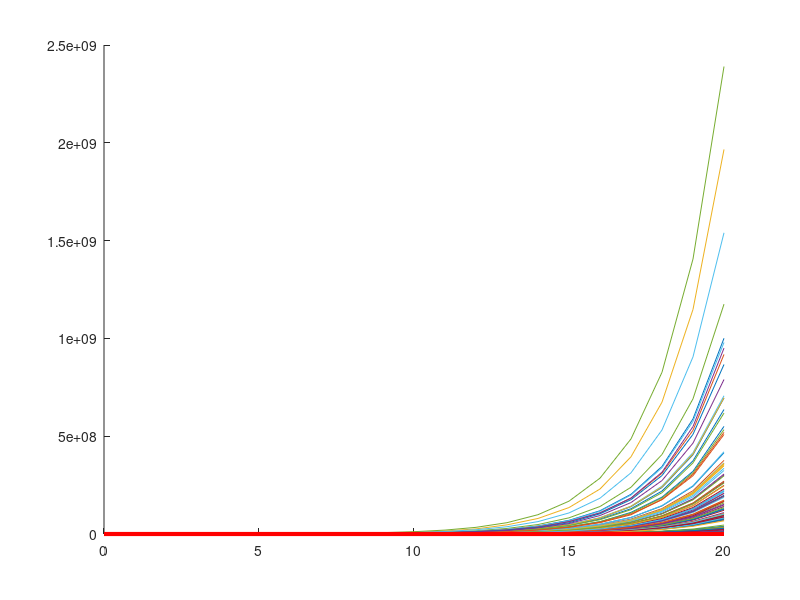

MATLAB code for this plot:
r = 0.7;        %rate of reproduction (newborn per current animal per year)

n = 1;          %how often do we "compound"
p = r/n;        %rate of reproduction per "time step"

T = 20;         %number of years
deltaT = 1/n;   %time step

tt = deltaT*(0:(n*T));      %all time instances when we change the population size

figure; hold on;

max_final = 0;
min_final = Inf;

n_trials = 100;
time_elapsed = zeros(1, n_trials);

for j=1:n_trials;
   tic
   m = 10;    %init population size
   mm = [m];
   for t=tt(2:end);
		std_div = sqrt(m*p*(1 - p));
		thing_mean = m * p;
		sampled = std_div * sqrt(2) * erfi(2 * rand() + 1) + thing_mean;
		m=m+sampled;  %updated/current population size
		mm = [mm, m];  %population change history
   end

   plot(tt, mm);
   
   if (max_final < mm(end))
       max_final = mm(end);
   else
       if (min_final > mm(end))
           min_final = mm(end);
       end
   end
   
   time_elapsed(j) = toc;
end


plot(tt, mm(1)*(1+p).^(0:(n*T)), 'r', 'LineWidth', 3);

spread = (max_final - min_final)
relative_spread = (max_final - min_final) / ( mm(1)*(1+p)^(n*T) )
%	mean(time_elapsed)
%	plot(time_elapsed)
%	hist(time_elapsed)
csvwrite('runtimes-erfi.csv',time_elapsed)
pause
